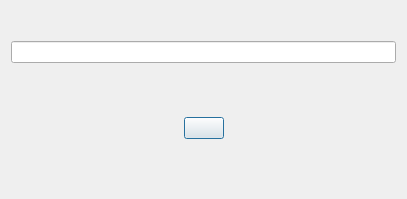
<?xml version="1.0" encoding="UTF-8"?>
<ui version="4.0">
 <class>JoinRoom</class>
 <widget class="QDialog" name="JoinRoom">
  <property name="geometry">
   <rect>
    <x>0</x>
    <y>0</y>
    <width>407</width>
    <height>199</height>
   </rect>
  </property>
  <property name="windowTitle">
   <string>Dialog</string>
  </property>
  <layout class="QVBoxLayout" name="verticalLayout">
   <item>
    <spacer name="verticalSpacer">
     <property name="orientation">
      <enum>Qt::Vertical</enum>
     </property>
     <property name="sizeType">
      <enum>QSizePolicy::Fixed</enum>
     </property>
     <property name="sizeHint" stdset="0">
      <size>
       <width>20</width>
       <height>10</height>
      </size>
     </property>
    </spacer>
   </item>
   <item>
    <widget class="QLabel" name="describe">
     <property name="text">
      <string/>
     </property>
    </widget>
   </item>
   <item>
    <widget class="QLineEdit" name="roomName"/>
   </item>
   <item>
    <widget class="QStackedWidget" name="stackedWidget">
     <widget class="QWidget" name="page">
      <layout class="QHBoxLayout" name="horizontalLayout_3">
       <item>
        <spacer name="horizontalSpacer_4">
         <property name="orientation">
          <enum>Qt::Horizontal</enum>
         </property>
         <property name="sizeHint" stdset="0">
          <size>
           <width>148</width>
           <height>20</height>
          </size>
         </property>
        </spacer>
       </item>
       <item>
        <widget class="QPushButton" name="createRoom">
         <property name="text">
          <string/>
         </property>
        </widget>
       </item>
       <item>
        <spacer name="horizontalSpacer_5">
         <property name="orientation">
          <enum>Qt::Horizontal</enum>
         </property>
         <property name="sizeHint" stdset="0">
          <size>
           <width>147</width>
           <height>20</height>
          </size>
         </property>
        </spacer>
       </item>
      </layout>
     </widget>
     <widget class="QWidget" name="page_2">
      <layout class="QHBoxLayout" name="horizontalLayout_2">
       <item>
        <spacer name="horizontalSpacer">
         <property name="orientation">
          <enum>Qt::Horizontal</enum>
         </property>
         <property name="sizeHint" stdset="0">
          <size>
           <width>108</width>
           <height>20</height>
          </size>
         </property>
        </spacer>
       </item>
       <item>
        <widget class="MyButton" name="joinRoom">
         <property name="text">
          <string/>
         </property>
        </widget>
       </item>
       <item>
        <spacer name="horizontalSpacer_2">
         <property name="orientation">
          <enum>Qt::Horizontal</enum>
         </property>
         <property name="sizeType">
          <enum>QSizePolicy::Fixed</enum>
         </property>
         <property name="sizeHint" stdset="0">
          <size>
           <width>15</width>
           <height>20</height>
          </size>
         </property>
        </spacer>
       </item>
       <item>
        <widget class="QPushButton" name="searchRoom">
         <property name="text">
          <string/>
         </property>
        </widget>
       </item>
       <item>
        <spacer name="horizontalSpacer_3">
         <property name="orientation">
          <enum>Qt::Horizontal</enum>
         </property>
         <property name="sizeHint" stdset="0">
          <size>
           <width>107</width>
           <height>20</height>
          </size>
         </property>
        </spacer>
       </item>
      </layout>
     </widget>
    </widget>
   </item>
  </layout>
 </widget>
 <customwidgets>
  <customwidget>
   <class>MyButton</class>
   <extends>QPushButton</extends>
   <header>mybutton.h</header>
  </customwidget>
 </customwidgets>
 <resources/>
 <connections/>
</ui>
